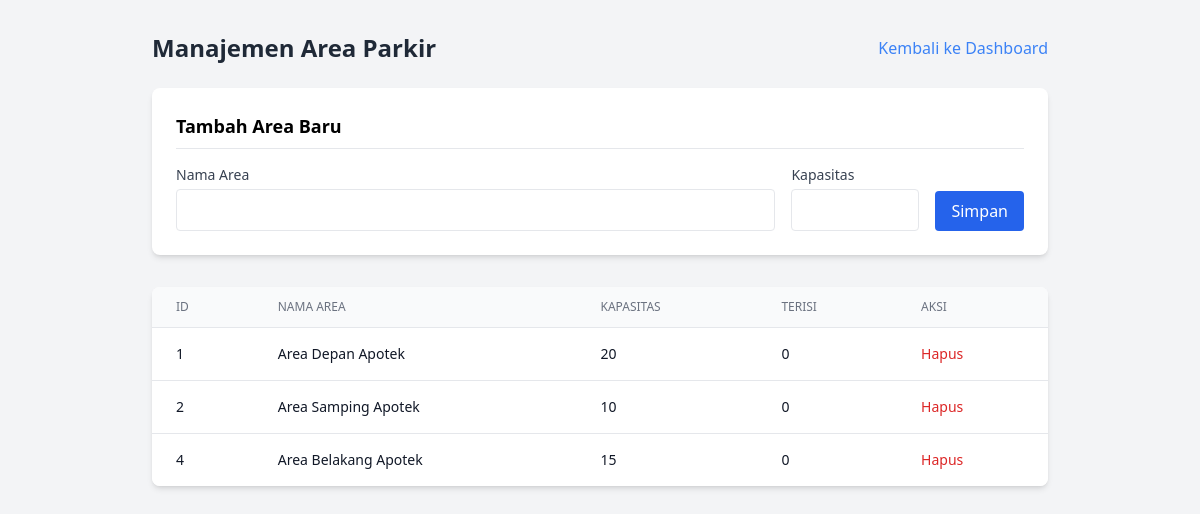
The page /public/AdminAreaController (signed in) on the database its author committed.
### tables this page shows
CREATE TABLE `tb_area_parkir` (
  `id_area` int NOT NULL,
  `nama_area` varchar(50) NOT NULL,
  `kapasitas` int NOT NULL,
  `terisi` int DEFAULT '0'
);

### app/core/Controller.php (called while the page is built, shortened)
<?php
class Controller {
    public function view($view, $data = []) {
        require_once '../app/views/' . $view . '.php';
    }
    public function model($model) {
        return new $model;
    }
}

### app/controllers/AdminAreaController.php (called while the page is built, shortened)
<?php
class AdminAreaController extends Controller {
    public function index() {
        $data['judul'] = 'Manajemen Area Parkir';
        $data['area'] = $this->model('AreaModel')->getAllArea();
        $this->view('admin/area/index', $data);
    }
}

### app/core/App.php (called while the page is built, shortened)
<?php
class App {
    protected $method = 'index';
    protected $params = [];
    public function __construct() {
        $this->controller = new $this->controller;
        call_user_func_array([$this->controller, $this->method], $this->params);
    }
}

### public/index.php (called while the page is built, shortened)
<?php
require_once '../app/core/App.php';
require_once '../app/core/Controller.php';
require_once '../app/core/Database.php';
$app = new App();

### app/core/Database.php (called while the page is built, shortened)
<?php
class Database {
    private $host = 'localhost';
    private $user = 'root';
    private $pass = '';
    private $db_name = 'parkir_apotek';
    private $dbh;
    private $stmt;
    public function __construct() {
        $dsn = 'mysql:host=' . $this->host . ';dbname=' . $this->db_name;
        $option = [
            PDO::ATTR_PERSISTENT => true,
            PDO::ATTR_ERRMODE => PDO::ERRMODE_EXCEPTION
        ];
        try {
            $this->dbh = new PDO($dsn, $this->user, $this->pass, $option);
        } catch(PDOException $e) {
            die($e->getMessage());
        }
    }
    public function query($query) {
        $this->stmt = $this->dbh->prepare($query);
    }
    public function execute() {
        return $this->stmt->execute();
    }
    public function resultSet() {
        $this->execute();
        return $this->stmt->fetchAll(PDO::FETCH_ASSOC);
    }
}

### app/models/AreaModel.php (called while the page is built, shortened)
<?php
class AreaModel {
    private $db;
    public function __construct() {
        $this->db = new Database();
    }
    public function getAllArea() {
        $this->db->query("SELECT * FROM tb_area_parkir");
        return $this->db->resultSet();
    }
}

### app/views/admin/area/index.php (the view, shortened to what this page needs)
<!DOCTYPE html>
<html lang="id">
<head>
    <script src="https://cdn.tailwindcss.com"></script>
</head>
<body class="bg-gray-100 p-8 font-sans">
    <div class="max-w-4xl mx-auto">
        <div class="flex justify-between items-center mb-6">
            <h1 class="text-2xl font-bold text-gray-800"><?= $data['judul']; ?></h1>
            <a href="/parkir_apotek/public/Home" class="text-blue-500 hover:underline">Kembali ke Dashboard</a>
        </div>
        <div class="bg-white p-6 rounded-lg shadow-md mb-8">
            <h2 class="text-lg font-semibold mb-4 border-b pb-2">Tambah Area Baru</h2>
            <form action="/parkir_apotek/public/AdminAreaController/tambah" method="POST" class="flex gap-4 items-end">
                <div class="flex-1">
                    <label class="block text-sm font-medium text-gray-700 mb-1">Nama Area</label>
                    <input type="text" name="nama_area" required class="w-full border rounded p-2 focus:ring-blue-500">
                </div>
                <div class="w-32">
                    <label class="block text-sm font-medium text-gray-700 mb-1">Kapasitas</label>
                    <input type="number" name="kapasitas" required class="w-full border rounded p-2 focus:ring-blue-500">
                </div>
                <button type="submit" class="bg-blue-600 hover:bg-blue-700 text-white px-4 py-2 rounded">Simpan</button>
            </form>
        </div>
        <div class="bg-white rounded-lg shadow-md overflow-hidden">
            <table class="min-w-full divide-y divide-gray-200">
                <thead class="bg-gray-50">
                    <tr>
                        <th class="px-6 py-3 text-left text-xs font-medium text-gray-500 uppercase">ID</th>
                        <th class="px-6 py-3 text-left text-xs font-medium text-gray-500 uppercase">Nama Area</th>
                        <th class="px-6 py-3 text-left text-xs font-medium text-gray-500 uppercase">Kapasitas</th>
                        <th class="px-6 py-3 text-left text-xs font-medium text-gray-500 uppercase">Terisi</th>
                        <th class="px-6 py-3 text-left text-xs font-medium text-gray-500 uppercase">Aksi</th>
                    </tr>
                </thead>
                <tbody class="bg-white divide-y divide-gray-200">
                    <?php foreach ($data['area'] as $area) : ?>
                        <tr>
                            <td class="px-6 py-4 text-sm text-gray-900"><?= $area['id_area']; ?></td>
                            <td class="px-6 py-4 text-sm text-gray-900"><?= $area['nama_area']; ?></td>
                            <td class="px-6 py-4 text-sm text-gray-900"><?= $area['kapasitas']; ?></td>
                            <td class="px-6 py-4 text-sm text-gray-900"><?= $area['terisi']; ?></td>
                            <td class="px-6 py-4 text-sm font-medium">
                                <a href="/parkir_apotek/public/AdminAreaController/hapus/<?= $area['id_area']; ?>" onclick="return confirm('Yakin hapus?');" class="text-red-600 hover:text-red-900">Hapus</a>
                            </td>
                        </tr>
                    <?php endforeach; ?>
                </tbody>
            </table>
        </div>
    </div>
</body>
</html>

### rows shown on the page
tb_area_parkir: id_area "1", nama_area "Area Depan Apotek", kapasitas "20", terisi "0"
tb_area_parkir: id_area "2", nama_area "Area Samping Apotek", kapasitas "10", terisi "0"
tb_area_parkir: id_area "4", nama_area "Area Belakang Apotek", kapasitas "15", terisi "0"

### other values the page prints
$data['judul'] "Manajemen Area Parkir"
